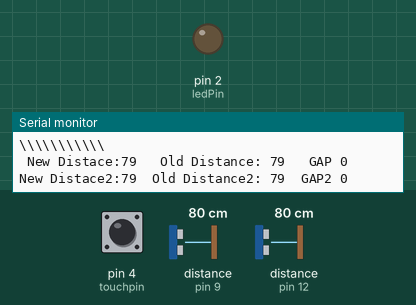
Bench run of a sketch on a simulated Arduino Uno, built with avr-gcc and run on an emulated ATmega328P. Shown: output pins drawn as LEDs (lit = HIGH), the last lines printed to the serial monitor. Wiring (inferred from the names in the program): 2 × ultrasonic range finder: trigger pin 10, echo pin 9 / trigger pin 13, echo pin 12. Inputs (shaded band) come from the test bench; at power-on: pin 4 (touchpin) LOW, distance to the obstacle (sensors on pin 9, pin 12) 80 cm. The echo pulse lasts 58.3 µs per cm; pins used as bus, display or sensor lines are not drawn.

Above: at 1.7 s.
1.8 s: pin 4 (touchpin) pulled HIGH for 0.15 s
At 1.95 s:
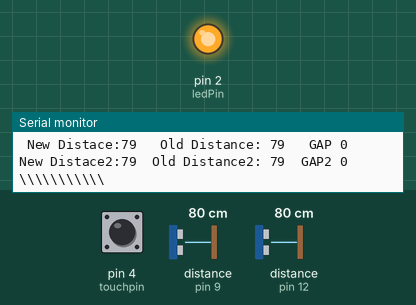
8.1 s: pin 4 (touchpin) pulled HIGH for 3.2 s
At 11.9 s:
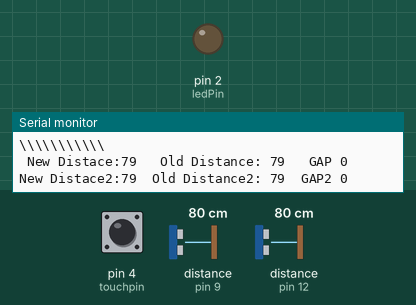
Timing chart, 0 to 13.4 s (numbered marks = the images above; inputs shaded):
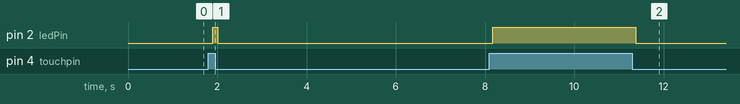

Measured:
- after the input at 1.8 s, pin 2 (ledPin): LOW → HIGH after 0.09 s, → LOW 0.12 s later
- after the input at 8.1 s, pin 2 (ledPin): LOW → HIGH after 0.08 s, → LOW 3.2 s later

The sketch:

Code.ino
```cpp
//code rearranged by Javier Muñoz 10/11/2016 ask me at javimusama@hotmail.com
#include <SoftwareSerial.h>

#define ARDUINO_RX 5//should connect to TX of the Serial MP3 Player module
#define ARDUINO_TX 6//connect to RX of the module

#define trigPin 13//for the FIRST distance module
#define echoPin 12
#define trigPin2 10//for the SECOND  distance module
#define echoPin2 9

#define trigPin 13//for the distance module
#define echoPin 12

#define touchpin 4
int ledPin = 2; // sets the LED @pin 2


SoftwareSerial mySerial(ARDUINO_RX, ARDUINO_TX);//init the serial protocol, tell to myserial wich pins are TX and RX

////////////////////////////////////////////////////////////////////////////////////
//all the commands needed in the datasheet(http://geekmatic.in.ua/pdf/Catalex_MP3_board.pdf)
static int8_t Send_buf[8] = {0} ;//The MP3 player undestands orders in a 8 int string
                                 //0X7E FF 06 command 00 00 00 EF;(if command =01 next song order)
#define NEXT_SONG 0X01
#define PREV_SONG 0X02

#define CMD_PLAY_W_INDEX 0X03 //DATA IS REQUIRED (number of song)

#define VOLUME_UP_ONE 0X04
#define VOLUME_DOWN_ONE 0X05
#define CMD_SET_VOLUME 0X06//DATA IS REQUIRED (number of volume from 0 up to 30(0x1E))
#define SET_DAC 0X17
#define CMD_PLAY_WITHVOLUME 0X22 //data is needed  0x7E 06 22 00 xx yy EF;(xx volume)(yy number of song)

#define CMD_SEL_DEV 0X09 //SELECT STORAGE DEVICE, DATA IS REQUIRED
                #define DEV_TF 0X02 //HELLO,IM THE DATA REQUIRED

#define SLEEP_MODE_START 0X0A
#define SLEEP_MODE_WAKEUP 0X0B

#define CMD_RESET 0X0C//CHIP RESET
#define CMD_PLAY 0X0D //RESUME PLAYBACK
#define CMD_PAUSE 0X0E //PLAYBACK IS PAUSED

#define CMD_PLAY_WITHFOLDER 0X0F//DATA IS NEEDED, 0x7E 06 0F 00 01 02 EF;(play the song with the directory \01\002xxxxxx.mp3

#define STOP_PLAY 0X16

#define PLAY_FOLDER 0X17// data is needed 0x7E 06 17 00 01 XX EF;(play the 01 folder)(value xx we dont care)

#define SET_CYCLEPLAY 0X19//data is needed 00 start; 01 close

#define SET_DAC 0X17//data is needed 00 start DAC OUTPUT;01 DAC no output
////////////////////////////////////////////////////////////////////////////////////
int firstTime=0;//we need to declare firstTime outside the loop
long Distance,auxDistance,gap=0;
long Distance2,auxDistance2,gap2=0;

void setup()
{
  Serial.begin(9600);//Start our Serial coms for serial monitor in our pc
mySerial.begin(9600);//Start our Serial coms for THE MP3
delay(500);//Wait chip initialization is complete
   sendCommand(CMD_SEL_DEV, DEV_TF);//select the TF card
delay(0);//wait for 200ms
pinMode(trigPin, OUTPUT);
pinMode(echoPin, INPUT);
pinMode(trigPin2, OUTPUT);
pinMode(echoPin2, INPUT);

 pinMode(touchpin, INPUT); //sets the touch sensor as input
  pinMode(ledPin, OUTPUT);  //sets the led as output

}

void loop()
{
  int touchValue = digitalRead(touchpin); //reads the touch sensor signal
  if (touchValue == HIGH){      //if sensor is HIGH
    digitalWrite(ledPin, HIGH);   //LED will turn ON
  }
  else{       //otherwise
    digitalWrite(ledPin,LOW); //LED is turned OFF
  }

Distance=measureDistance(trigPin,echoPin);//measure distance1 and store
Distance2=measureDistance(trigPin2,echoPin2);//measure distance2 and store
gap=abs(Distance-auxDistance);// calculate the difference between now and last reading
gap2=abs(Distance2-auxDistance2);// calculate the difference between now and last reading

if(firstTime==0){//necesary for stability things
auxDistance=Distance;
auxDistance2=Distance2;
gap=0;
gap2=0;
//does it only the first time after play a song to avoid first loop malfuntcion
firstTime++;
delay(0);
}


 if(gap>20 and gap2<20 ){ //if distance variation is 20cm
sendCommand(CMD_PLAY_WITHFOLDER, 0X0201);//play the first song of the second folder
firstTime=0;//avoid errors!!we dont like errors
Serial.println("RIGHT MOVEMENT DETECTED");
delay(0);
}
 if(gap2>20 and gap<20){ //if distance variation is 20cm
sendCommand(CMD_PLAY_WITHFOLDER, 0X0202);//play the second song of the second folder
firstTime=0;//avoid errors!!we dont like errors
Serial.println("LEFT MOVEMENT DETECTED");
delay(0);
}
Serial.println("\\\\\\\\\\\\\\\\\\\\\\");//debugggggg
Serial.print(" New Distace:");//debugggggg
Serial.print(Distance);
Serial.print("   Old Distance: ");
Serial.print(auxDistance);
Serial.print("   GAP ");
Serial.println(gap);

Serial.print("New Distace2:");//debugggggg
Serial.print(Distance);
Serial.print("  Old Distance2: ");
Serial.print(auxDistance);
Serial.print("  GAP2 ");
Serial.println(gap);
Serial.println("\\\\\\\\\\\\\\\\\\\\\\");//debugggggg

delay(0);
auxDistance=Distance;//store the value for the if() in the next loop
auxDistance2=Distance2;//store the value for the if() in the next loop

}


void sendCommand(int8_t command, int16_t dat)
{
     if (command==CMD_PLAY_WITHFOLDER or command==CMD_PLAY_WITHVOLUME){Serial.print("PLAYING SONG, SLIGHTLY MOVE YOUR HEAD FOR GREAT EFFECT");}
 delay(20);
 Send_buf[0] = 0x7e; //starting byte
 Send_buf[1] = 0xff; //version
 Send_buf[2] = 0x06; //the number of bytes of the command without starting byte and ending byte
 Send_buf[3] = command; //
 Send_buf[4] = 0x00;//0x00 = no feedback, 0x01 = feedback
 Send_buf[5] = (int8_t)(dat >> 8);//datah
 Send_buf[6] = (int8_t)(dat); //datal
 Send_buf[7] = 0xef; //ending byte
 for(uint8_t i=0; i<8; i++)//
 {
   mySerial.write(Send_buf[i]) ;//send bit to serial mp3

 }
 Serial.println();
}

long measureDistance(int trigger,int echo){
   long duration, distance;

  digitalWrite(trigger, LOW);  //PULSE ___|---|___
  delayMicroseconds(2);
  digitalWrite(trigger, HIGH);
  delayMicroseconds(10);
  digitalWrite(trigger, LOW);

  duration = pulseIn(echo, HIGH);
  distance = (duration/2) / 29.1;
//   Serial.println("distance:");
//   Serial.println(distance);
  return distance;

}
```
